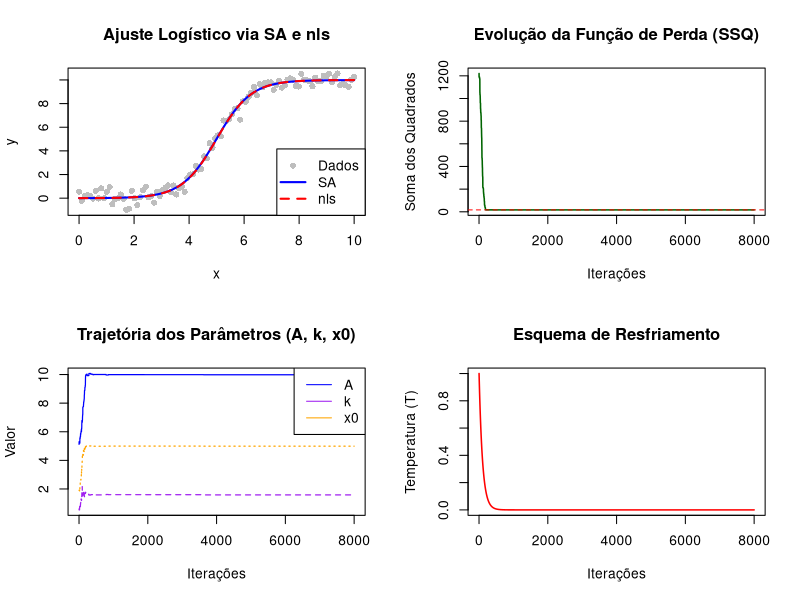
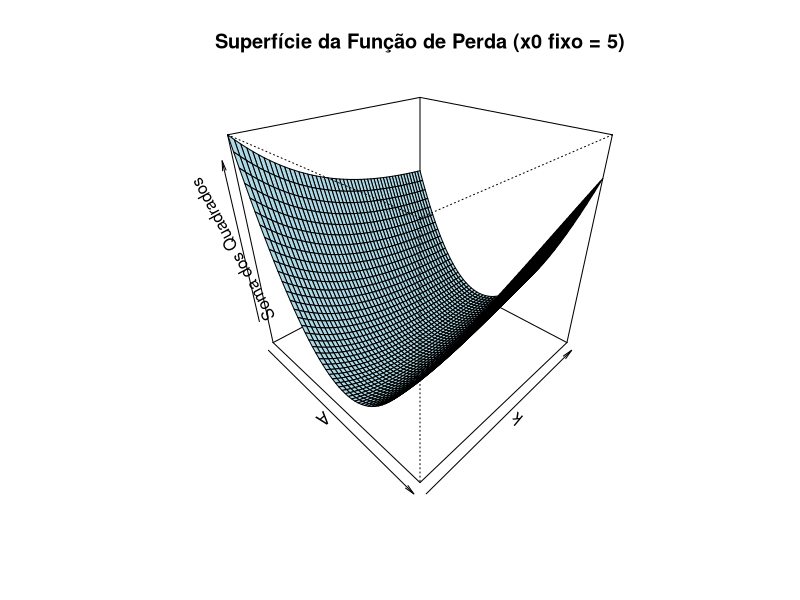

Source code (R) for these figures, in order:
# =====================================================
# Simulated Annealing para Ajuste de Modelo Logístico
# =====================================================

set.seed(42)

# ----- 1. Simulação de dados -----
n <- 100
x <- seq(0, 10, length.out = n)
A_true <- 10
k_true <- 1.5
x0_true <- 5
y_true <- A_true / (1 + exp(-k_true * (x - x0_true)))
y_obs <- y_true + rnorm(n, sd = 0.4)

# ----- 2. Função logística -----
mu <- function(x, params) {
  A <- params[1]
  k <- params[2]
  x0 <- params[3]
  A / (1 + exp(-k * (x - x0)))
}

# ----- 3. Função de perda (Soma dos Quadrados) -----
ssq <- function(params) {
  sum((y_obs - mu(x, params))^2)
}

# ----- 4. Implementação do Simulated Annealing -----
simulated_annealing <- function(fn, init, T0 = 1, alpha = 0.95, iter = 5000) {
  current <- init
  best <- init
  current_val <- fn(current)
  best_val <- current_val
  T <- T0

  hist_params <- matrix(NA, nrow = iter, ncol = 3)
  hist_loss <- numeric(iter)
  hist_T <- numeric(iter)

  for (i in 1:iter) {
    # Vizinhança (perturbação aleatória)
    proposal <- current + rnorm(length(init), 0, 0.1)
    proposal_val <- fn(proposal)

    # Critério de aceitação
    delta <- proposal_val - current_val
    if (delta < 0 || runif(1) < exp(-delta / T)) {
      current <- proposal
      current_val <- proposal_val
    }

    # Atualiza o melhor encontrado
    if (current_val < best_val) {
      best <- current
      best_val <- current_val
    }

    # Armazenar histórico
    hist_params[i, ] <- current
    hist_loss[i] <- current_val
    hist_T[i] <- T

    # Resfriamento
    T <- alpha * T
  }

  return(list(
    best_params = best,
    best_val = best_val,
    hist_params = hist_params,
    hist_loss = hist_loss,
    hist_T = hist_T
  ))
}

# ----- 5. Rodar o SA -----
init_guess <- c(5, 0.5, 2) # chute inicial (A, k, x0)
result_SA <- simulated_annealing(
  ssq,
  init_guess,
  T0 = 1,
  alpha = 0.99,
  iter = 8000
)
result_SA$best_params

# ----- 6. Comparar com nls() -----
model_nls <- nls(
  y_obs ~ A / (1 + exp(-k * (x - x0))),
  start = list(A = 5, k = 0.5, x0 = 2)
)
coef(model_nls)

# ----- 7. Gráficos -----

par(mfrow = c(2, 2))

# (1) Dados + Ajustes
plot(
  x,
  y_obs,
  pch = 16,
  col = "gray",
  main = "Ajuste Logístico via SA e nls",
  xlab = "x",
  ylab = "y"
)
lines(x, mu(x, result_SA$best_params), col = "blue", lwd = 2)
lines(x, predict(model_nls), col = "red", lwd = 2, lty = 2)
legend(
  "bottomright",
  legend = c("Dados", "SA", "nls"),
  col = c("gray", "blue", "red"),
  pch = c(16, NA, NA),
  lty = c(NA, 1, 2),
  lwd = c(NA, 2, 2)
)

# (2) Evolução da Função de Perda
plot(
  result_SA$hist_loss,
  type = "l",
  lwd = 1.5,
  col = "darkgreen",
  main = "Evolução da Função de Perda (SSQ)",
  xlab = "Iterações",
  ylab = "Soma dos Quadrados"
)
abline(h = result_SA$best_val, col = "red", lty = 2)

# (3) Evolução dos Parâmetros
matplot(
  result_SA$hist_params,
  type = "l",
  lwd = 1.2,
  main = "Trajetória dos Parâmetros (A, k, x0)",
  xlab = "Iterações",
  ylab = "Valor",
  col = c("blue", "purple", "orange")
)
legend(
  "topright",
  legend = c("A", "k", "x0"),
  col = c("blue", "purple", "orange"),
  lty = 1
)

# (4) Resfriamento da Temperatura
plot(
  result_SA$hist_T,
  type = "l",
  lwd = 1.5,
  col = "red",
  main = "Esquema de Resfriamento",
  xlab = "Iterações",
  ylab = "Temperatura (T)"
)

par(mfrow = c(1, 1))

# --- Superfície de perda para A e k fixando x0 ---
A_seq <- seq(8, 12, length.out = 50)
k_seq <- seq(1, 2, length.out = 50)
loss_surface <- outer(A_seq, k_seq, Vectorize(function(A, k) ssq(c(A, k, 5))))

persp(
  A_seq,
  k_seq,
  loss_surface,
  xlab = "A",
  ylab = "k",
  zlab = "Soma dos Quadrados",
  main = "Superfície da Função de Perda (x0 fixo = 5)",
  theta = 45,
  phi = 30,
  col = "lightblue"
)
